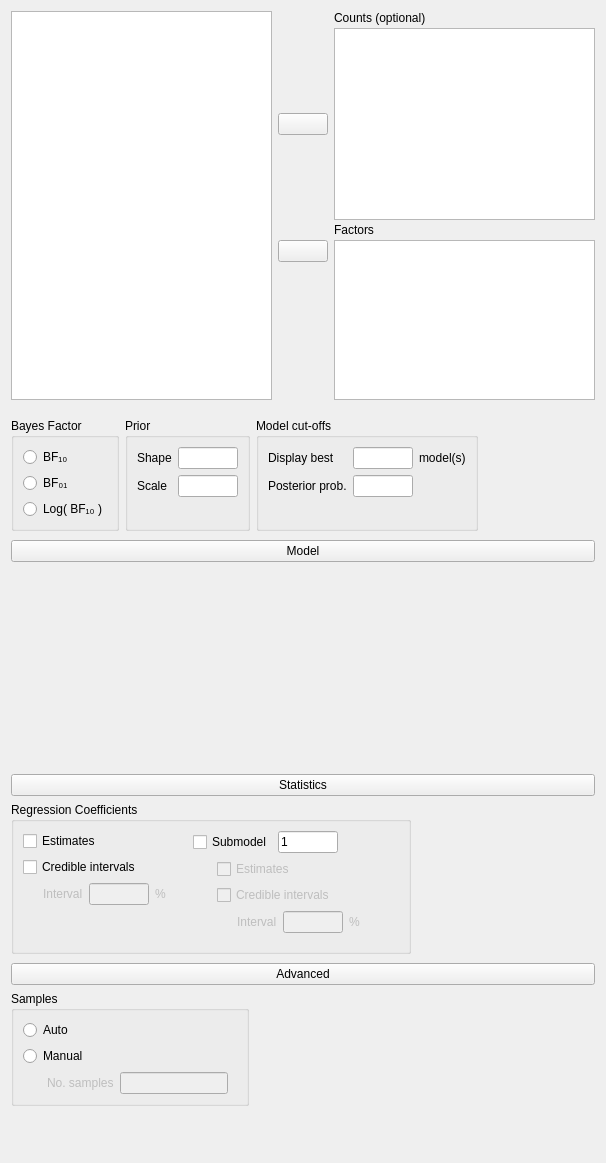
<?xml version="1.0" encoding="UTF-8"?>
<ui version="4.0">
 <class>RegressionLogLinearBayesianForm</class>
 <widget class="QWidget" name="RegressionLogLinearBayesianForm">
  <property name="geometry">
   <rect>
    <x>0</x>
    <y>0</y>
    <width>606</width>
    <height>1163</height>
   </rect>
  </property>
  <property name="sizePolicy">
   <sizepolicy hsizetype="Fixed" vsizetype="Preferred">
    <horstretch>0</horstretch>
    <verstretch>0</verstretch>
   </sizepolicy>
  </property>
  <property name="windowTitle">
   <string>Form</string>
  </property>
  <layout class="QGridLayout" name="gridLayout">
   <property name="verticalSpacing">
    <number>0</number>
   </property>
   <item row="1" column="0">
    <widget class="QWidget" name="widget_12" native="true">
     <property name="sizePolicy">
      <sizepolicy hsizetype="Fixed" vsizetype="Fixed">
       <horstretch>0</horstretch>
       <verstretch>0</verstretch>
      </sizepolicy>
     </property>
     <layout class="QGridLayout" name="gridLayout_4">
      <property name="leftMargin">
       <number>0</number>
      </property>
      <property name="rightMargin">
       <number>0</number>
      </property>
      <property name="bottomMargin">
       <number>0</number>
      </property>
      <item row="0" column="1">
       <widget class="BoundGroupBox" name="priorType">
        <property name="title">
         <string>Prior</string>
        </property>
        <layout class="QGridLayout" name="gridLayout_2">
         <item row="2" column="0">
          <widget class="QLabel" name="label_10">
           <property name="text">
            <string>Scale</string>
           </property>
          </widget>
         </item>
         <item row="3" column="0" colspan="2">
          <spacer name="verticalSpacer">
           <property name="orientation">
            <enum>Qt::Vertical</enum>
           </property>
           <property name="sizeHint" stdset="0">
            <size>
             <width>20</width>
             <height>0</height>
            </size>
           </property>
          </spacer>
         </item>
         <item row="1" column="0">
          <widget class="QLabel" name="label_9">
           <property name="text">
            <string>Shape</string>
           </property>
          </widget>
         </item>
         <item row="1" column="1">
          <widget class="BoundTextBox" name="priorShape">
           <property name="maximumSize">
            <size>
             <width>60</width>
             <height>16777215</height>
            </size>
           </property>
          </widget>
         </item>
         <item row="2" column="1">
          <widget class="BoundTextBox" name="priorScale">
           <property name="maximumSize">
            <size>
             <width>60</width>
             <height>16777215</height>
            </size>
           </property>
          </widget>
         </item>
        </layout>
       </widget>
      </item>
      <item row="0" column="0">
       <widget class="BoundGroupBox" name="bayesFactorType">
        <property name="title">
         <string>Bayes Factor</string>
        </property>
        <property name="flat">
         <bool>false</bool>
        </property>
        <layout class="QGridLayout" name="gridLayout_13">
         <item row="1" column="0">
          <widget class="QRadioButton" name="_2">
           <property name="text">
            <string>BF₀₁</string>
           </property>
          </widget>
         </item>
         <item row="0" column="0">
          <widget class="QRadioButton" name="_1">
           <property name="text">
            <string>BF₁₀</string>
           </property>
          </widget>
         </item>
         <item row="2" column="0">
          <widget class="QRadioButton" name="_3">
           <property name="text">
            <string>Log( BF₁₀ )</string>
           </property>
          </widget>
         </item>
         <item row="3" column="0">
          <spacer name="verticalSpacer_5">
           <property name="orientation">
            <enum>Qt::Vertical</enum>
           </property>
           <property name="sizeHint" stdset="0">
            <size>
             <width>20</width>
             <height>0</height>
            </size>
           </property>
          </spacer>
         </item>
        </layout>
       </widget>
      </item>
      <item row="0" column="2">
       <widget class="GroupBox" name="groupBox">
        <property name="title">
         <string>Model cut-offs</string>
        </property>
        <layout class="QGridLayout" name="gridLayout_8">
         <item row="4" column="3">
          <spacer name="verticalSpacer_2">
           <property name="orientation">
            <enum>Qt::Vertical</enum>
           </property>
           <property name="sizeHint" stdset="0">
            <size>
             <width>20</width>
             <height>0</height>
            </size>
           </property>
          </spacer>
         </item>
         <item row="3" column="0" colspan="2">
          <widget class="QLabel" name="label_3">
           <property name="text">
            <string>Posterior prob.</string>
           </property>
          </widget>
         </item>
         <item row="2" column="3" colspan="2">
          <widget class="BoundTextBox" name="maxModels">
           <property name="maximumSize">
            <size>
             <width>60</width>
             <height>16777215</height>
            </size>
           </property>
          </widget>
         </item>
         <item row="2" column="5">
          <widget class="QLabel" name="label_5">
           <property name="text">
            <string>model(s)</string>
           </property>
          </widget>
         </item>
         <item row="3" column="3" colspan="2">
          <widget class="BoundTextBox" name="posteriorProbabilityCutOff">
           <property name="maximumSize">
            <size>
             <width>60</width>
             <height>16777215</height>
            </size>
           </property>
          </widget>
         </item>
         <item row="2" column="0" colspan="2">
          <widget class="QLabel" name="label_2">
           <property name="text">
            <string>Display best</string>
           </property>
          </widget>
         </item>
        </layout>
       </widget>
      </item>
     </layout>
    </widget>
   </item>
   <item row="2" column="0">
    <widget class="QWidget" name="widget_11" native="true">
     <layout class="QGridLayout" name="gridLayout_6">
      <property name="leftMargin">
       <number>0</number>
      </property>
      <property name="topMargin">
       <number>0</number>
      </property>
      <property name="rightMargin">
       <number>0</number>
      </property>
      <property name="bottomMargin">
       <number>0</number>
      </property>
      <property name="verticalSpacing">
       <number>0</number>
      </property>
      <item row="0" column="0">
       <widget class="QWidget" name="widget_10" native="true">
        <property name="sizePolicy">
         <sizepolicy hsizetype="Preferred" vsizetype="Preferred">
          <horstretch>0</horstretch>
          <verstretch>0</verstretch>
         </sizepolicy>
        </property>
        <layout class="QGridLayout" name="gridLayout_5">
         <property name="leftMargin">
          <number>0</number>
         </property>
         <property name="rightMargin">
          <number>0</number>
         </property>
         <property name="bottomMargin">
          <number>3</number>
         </property>
         <item row="1" column="0">
          <widget class="AnovaModelWidget" name="modelTerms" native="true">
           <property name="sizePolicy">
            <sizepolicy hsizetype="Expanding" vsizetype="Preferred">
             <horstretch>0</horstretch>
             <verstretch>0</verstretch>
            </sizepolicy>
           </property>
           <property name="minimumSize">
            <size>
             <width>0</width>
             <height>200</height>
            </size>
           </property>
          </widget>
         </item>
         <item row="0" column="0">
          <widget class="ExpanderButton" name="expanderModel">
           <property name="sizePolicy">
            <sizepolicy hsizetype="Expanding" vsizetype="Fixed">
             <horstretch>0</horstretch>
             <verstretch>0</verstretch>
            </sizepolicy>
           </property>
           <property name="text">
            <string>Model</string>
           </property>
          </widget>
         </item>
        </layout>
       </widget>
      </item>
     </layout>
    </widget>
   </item>
   <item row="4" column="0">
    <widget class="QWidget" name="advancedWidgetContainer" native="true">
     <layout class="QGridLayout" name="gridLayout_9">
      <property name="leftMargin">
       <number>0</number>
      </property>
      <property name="topMargin">
       <number>3</number>
      </property>
      <property name="rightMargin">
       <number>0</number>
      </property>
      <property name="bottomMargin">
       <number>3</number>
      </property>
      <item row="0" column="0">
       <widget class="ExpanderButton" name="pushButton">
        <property name="sizePolicy">
         <sizepolicy hsizetype="Expanding" vsizetype="Fixed">
          <horstretch>0</horstretch>
          <verstretch>0</verstretch>
         </sizepolicy>
        </property>
        <property name="text">
         <string>Advanced</string>
        </property>
       </widget>
      </item>
      <item row="1" column="0">
       <widget class="QWidget" name="advancedWidget" native="true">
        <property name="sizePolicy">
         <sizepolicy hsizetype="Fixed" vsizetype="Preferred">
          <horstretch>0</horstretch>
          <verstretch>0</verstretch>
         </sizepolicy>
        </property>
        <layout class="QGridLayout" name="gridLayout_11">
         <property name="leftMargin">
          <number>0</number>
         </property>
         <property name="topMargin">
          <number>0</number>
         </property>
         <item row="0" column="0">
          <widget class="BoundGroupBox" name="sampleMode">
           <property name="title">
            <string>Samples</string>
           </property>
           <layout class="QGridLayout" name="gridLayout_12">
            <item row="1" column="0">
             <widget class="QRadioButton" name="_2fixed">
              <property name="text">
               <string>Manual</string>
              </property>
             </widget>
            </item>
            <item row="0" column="0">
             <widget class="QRadioButton" name="_1auto">
              <property name="text">
               <string>Auto</string>
              </property>
             </widget>
            </item>
            <item row="2" column="0">
             <widget class="QWidget" name="fixedSamplesNumberContainer" native="true">
              <property name="enabled">
               <bool>false</bool>
              </property>
              <layout class="QGridLayout" name="gridLayout_14">
               <property name="leftMargin">
                <number>24</number>
               </property>
               <property name="topMargin">
                <number>0</number>
               </property>
               <property name="bottomMargin">
                <number>0</number>
               </property>
               <item row="0" column="0">
                <widget class="QLabel" name="label_6">
                 <property name="text">
                  <string>No. samples</string>
                 </property>
                </widget>
               </item>
               <item row="0" column="1">
                <widget class="BoundTextBox" name="fixedSamplesNumber">
                 <property name="maximumSize">
                  <size>
                   <width>120</width>
                   <height>16777215</height>
                  </size>
                 </property>
                </widget>
               </item>
              </layout>
             </widget>
            </item>
           </layout>
          </widget>
         </item>
        </layout>
       </widget>
      </item>
     </layout>
    </widget>
   </item>
   <item row="5" column="0">
    <spacer name="verticalSpacer_4">
     <property name="orientation">
      <enum>Qt::Vertical</enum>
     </property>
     <property name="sizeHint" stdset="0">
      <size>
       <width>20</width>
       <height>40</height>
      </size>
     </property>
    </spacer>
   </item>
   <item row="0" column="0">
    <widget class="QWidget" name="topWidget" native="true">
     <layout class="QGridLayout" name="gridLayout_3">
      <property name="leftMargin">
       <number>0</number>
      </property>
      <property name="topMargin">
       <number>0</number>
      </property>
      <property name="rightMargin">
       <number>0</number>
      </property>
      <property name="verticalSpacing">
       <number>3</number>
      </property>
      <item row="0" column="2">
       <widget class="QLabel" name="label">
        <property name="text">
         <string>Counts (optional)</string>
        </property>
       </widget>
      </item>
      <item row="1" column="1">
       <widget class="AssignButton" name="buttonAssignCounts">
        <property name="sizePolicy">
         <sizepolicy hsizetype="Fixed" vsizetype="Fixed">
          <horstretch>0</horstretch>
          <verstretch>0</verstretch>
         </sizepolicy>
        </property>
        <property name="minimumSize">
         <size>
          <width>50</width>
          <height>0</height>
         </size>
        </property>
        <property name="maximumSize">
         <size>
          <width>50</width>
          <height>16777215</height>
         </size>
        </property>
        <property name="text">
         <string/>
        </property>
       </widget>
      </item>
      <item row="1" column="2">
       <widget class="boundSingleItemView" name="counts">
        <property name="sizePolicy">
         <sizepolicy hsizetype="Expanding" vsizetype="Fixed">
          <horstretch>0</horstretch>
          <verstretch>0</verstretch>
         </sizepolicy>
        </property>
        <property name="minimumSize">
         <size>
          <width>0</width>
          <height>0</height>
         </size>
        </property>
        <property name="maximumSize">
         <size>
          <width>16777215</width>
          <height>16777215</height>
         </size>
        </property>
        <property name="selectionMode">
         <enum>QAbstractItemView::ExtendedSelection</enum>
        </property>
       </widget>
      </item>
      <item row="4" column="1">
       <spacer name="verticalSpacer_3">
        <property name="orientation">
         <enum>Qt::Vertical</enum>
        </property>
        <property name="sizeHint" stdset="0">
         <size>
          <width>20</width>
          <height>84</height>
         </size>
        </property>
       </spacer>
      </item>
      <item row="2" column="2">
       <widget class="QLabel" name="label_4">
        <property name="text">
         <string>Factors</string>
        </property>
       </widget>
      </item>
      <item row="3" column="1">
       <widget class="AssignButton" name="buttonAssignFactors">
        <property name="sizePolicy">
         <sizepolicy hsizetype="Fixed" vsizetype="Fixed">
          <horstretch>0</horstretch>
          <verstretch>0</verstretch>
         </sizepolicy>
        </property>
        <property name="minimumSize">
         <size>
          <width>50</width>
          <height>0</height>
         </size>
        </property>
        <property name="maximumSize">
         <size>
          <width>50</width>
          <height>16777215</height>
         </size>
        </property>
        <property name="text">
         <string/>
        </property>
       </widget>
      </item>
      <item row="3" column="2" rowspan="2">
       <widget class="BoundListView" name="factors">
        <property name="sizePolicy">
         <sizepolicy hsizetype="Expanding" vsizetype="Fixed">
          <horstretch>0</horstretch>
          <verstretch>0</verstretch>
         </sizepolicy>
        </property>
        <property name="minimumSize">
         <size>
          <width>0</width>
          <height>160</height>
         </size>
        </property>
        <property name="maximumSize">
         <size>
          <width>16777215</width>
          <height>160</height>
         </size>
        </property>
        <property name="selectionMode">
         <enum>QAbstractItemView::ExtendedSelection</enum>
        </property>
       </widget>
      </item>
      <item row="0" column="0" rowspan="5">
       <widget class="AvailableFieldsListView" name="listAvailableFields">
        <property name="sizePolicy">
         <sizepolicy hsizetype="Expanding" vsizetype="Preferred">
          <horstretch>0</horstretch>
          <verstretch>0</verstretch>
         </sizepolicy>
        </property>
        <property name="minimumSize">
         <size>
          <width>0</width>
          <height>0</height>
         </size>
        </property>
        <property name="selectionMode">
         <enum>QAbstractItemView::ExtendedSelection</enum>
        </property>
       </widget>
      </item>
     </layout>
    </widget>
   </item>
   <item row="3" column="0">
    <widget class="QWidget" name="widget_7" native="true">
     <layout class="QGridLayout" name="gridLayout_16">
      <property name="leftMargin">
       <number>0</number>
      </property>
      <property name="topMargin">
       <number>3</number>
      </property>
      <property name="rightMargin">
       <number>0</number>
      </property>
      <property name="bottomMargin">
       <number>3</number>
      </property>
      <item row="0" column="0">
       <widget class="ExpanderButton" name="pushButton_2">
        <property name="text">
         <string>Statistics</string>
        </property>
       </widget>
      </item>
      <item row="1" column="0">
       <widget class="QWidget" name="panelStatistics" native="true">
        <layout class="QGridLayout" name="gridLayout_15">
         <property name="leftMargin">
          <number>0</number>
         </property>
         <property name="topMargin">
          <number>0</number>
         </property>
         <property name="bottomMargin">
          <number>3</number>
         </property>
         <item row="0" column="0" rowspan="2">
          <widget class="GroupBox" name="groupBox_2">
           <property name="title">
            <string>Regression Coefficients</string>
           </property>
           <layout class="QGridLayout" name="gridLayout_7">
            <item row="1" column="0" colspan="3">
             <widget class="BoundCheckBox" name="regressionCoefficientsCredibleIntervals">
              <property name="text">
               <string>Credible intervals</string>
              </property>
             </widget>
            </item>
            <item row="0" column="0" colspan="2">
             <widget class="BoundCheckBox" name="regressionCoefficientsEstimates">
              <property name="text">
               <string>Estimates</string>
              </property>
             </widget>
            </item>
            <item row="2" column="0">
             <widget class="QWidget" name="panelCredibleInterval" native="true">
              <property name="enabled">
               <bool>false</bool>
              </property>
              <layout class="QGridLayout" name="gridLayout_18">
               <property name="leftMargin">
                <number>20</number>
               </property>
               <property name="topMargin">
                <number>0</number>
               </property>
               <property name="rightMargin">
                <number>0</number>
               </property>
               <property name="bottomMargin">
                <number>0</number>
               </property>
               <item row="0" column="1">
                <widget class="BoundTextBox" name="regressionCoefficientsCredibleIntervalsInterval">
                 <property name="maximumSize">
                  <size>
                   <width>60</width>
                   <height>16777215</height>
                  </size>
                 </property>
                </widget>
               </item>
               <item row="0" column="2">
                <widget class="QLabel" name="label_8">
                 <property name="text">
                  <string>%</string>
                 </property>
                </widget>
               </item>
               <item row="0" column="0">
                <widget class="QLabel" name="label_7">
                 <property name="text">
                  <string>Interval</string>
                 </property>
                </widget>
               </item>
               <item row="1" column="1">
                <spacer name="verticalSpacer_6">
                 <property name="orientation">
                  <enum>Qt::Vertical</enum>
                 </property>
                 <property name="sizeHint" stdset="0">
                  <size>
                   <width>20</width>
                   <height>40</height>
                  </size>
                 </property>
                </spacer>
               </item>
              </layout>
             </widget>
            </item>
            <item row="0" column="3" rowspan="3">
             <widget class="QWidget" name="widget" native="true">
              <layout class="QGridLayout" name="gridLayout_10">
               <property name="topMargin">
                <number>0</number>
               </property>
               <item row="0" column="3">
                <widget class="QWidget" name="widget_3" native="true"/>
               </item>
               <item row="0" column="0">
                <widget class="BoundCheckBox" name="regressionCoefficientsSubmodel">
                 <property name="text">
                  <string>Submodel</string>
                 </property>
                </widget>
               </item>
               <item row="0" column="1">
                <widget class="BoundTextBox" name="regressionCoefficientsSubmodelNo">
                 <property name="minimumSize">
                  <size>
                   <width>60</width>
                   <height>0</height>
                  </size>
                 </property>
                 <property name="maximumSize">
                  <size>
                   <width>60</width>
                   <height>16777215</height>
                  </size>
                 </property>
                 <property name="text">
                  <string>1</string>
                 </property>
                </widget>
               </item>
               <item row="0" column="2">
                <spacer name="horizontalSpacer_2">
                 <property name="orientation">
                  <enum>Qt::Horizontal</enum>
                 </property>
                 <property name="sizeHint" stdset="0">
                  <size>
                   <width>40</width>
                   <height>20</height>
                  </size>
                 </property>
                </spacer>
               </item>
               <item row="1" column="0" colspan="3">
                <widget class="QWidget" name="widgetSubmodelParameters" native="true">
                 <property name="enabled">
                  <bool>false</bool>
                 </property>
                 <layout class="QVBoxLayout" name="verticalLayout">
                  <property name="leftMargin">
                   <number>24</number>
                  </property>
                  <property name="topMargin">
                   <number>0</number>
                  </property>
                  <property name="rightMargin">
                   <number>0</number>
                  </property>
                  <property name="bottomMargin">
                   <number>0</number>
                  </property>
                  <item>
                   <widget class="BoundCheckBox" name="regressionCoefficientsSubmodelEstimates">
                    <property name="text">
                     <string>Estimates</string>
                    </property>
                    <property name="checkable">
                     <bool>true</bool>
                    </property>
                    <property name="checked">
                     <bool>false</bool>
                    </property>
                   </widget>
                  </item>
                  <item>
                   <widget class="BoundCheckBox" name="regressionCoefficientsSubmodelCredibleIntervals">
                    <property name="text">
                     <string>Credible intervals</string>
                    </property>
                   </widget>
                  </item>
                  <item>
                   <widget class="QWidget" name="panelSubmodelCredibleInterval" native="true">
                    <property name="enabled">
                     <bool>false</bool>
                    </property>
                    <layout class="QGridLayout" name="gridLayout_19">
                     <property name="leftMargin">
                      <number>20</number>
                     </property>
                     <property name="topMargin">
                      <number>0</number>
                     </property>
                     <property name="rightMargin">
                      <number>0</number>
                     </property>
                     <property name="bottomMargin">
                      <number>0</number>
                     </property>
                     <item row="0" column="0">
                      <widget class="QLabel" name="label_11">
                       <property name="text">
                        <string>Interval</string>
                       </property>
                      </widget>
                     </item>
                     <item row="0" column="1">
                      <widget class="BoundTextBox" name="regressionCoefficientsSubmodelCredibleIntervalsInterval">
                       <property name="maximumSize">
                        <size>
                         <width>60</width>
                         <height>16777215</height>
                        </size>
                       </property>
                      </widget>
                     </item>
                     <item row="0" column="2">
                      <widget class="QLabel" name="label_12">
                       <property name="text">
                        <string>%</string>
                       </property>
                      </widget>
                     </item>
                    </layout>
                   </widget>
                  </item>
                 </layout>
                </widget>
               </item>
              </layout>
             </widget>
            </item>
           </layout>
          </widget>
         </item>
         <item row="1" column="1">
          <spacer name="horizontalSpacer">
           <property name="orientation">
            <enum>Qt::Horizontal</enum>
           </property>
           <property name="sizeHint" stdset="0">
            <size>
             <width>40</width>
             <height>20</height>
            </size>
           </property>
          </spacer>
         </item>
        </layout>
       </widget>
      </item>
     </layout>
    </widget>
   </item>
  </layout>
 </widget>
 <customwidgets>
  <customwidget>
   <class>AssignButton</class>
   <extends>QPushButton</extends>
   <header>widgets/assignbutton.h</header>
  </customwidget>
  <customwidget>
   <class>AvailableFieldsListView</class>
   <extends>QListView</extends>
   <header>widgets/availablefieldslistview.h</header>
  </customwidget>
  <customwidget>
   <class>BoundListView</class>
   <extends>QListView</extends>
   <header>widgets/boundlistview.h</header>
  </customwidget>
  <customwidget>
   <class>GroupBox</class>
   <extends>QGroupBox</extends>
   <header>widgets/groupbox.h</header>
   <container>1</container>
  </customwidget>
  <customwidget>
   <class>BoundTextBox</class>
   <extends>QLineEdit</extends>
   <header>widgets/boundtextbox.h</header>
  </customwidget>
  <customwidget>
   <class>BoundGroupBox</class>
   <extends>QGroupBox</extends>
   <header>widgets/boundgroupbox.h</header>
   <container>1</container>
  </customwidget>
  <customwidget>
   <class>BoundCheckBox</class>
   <extends>QCheckBox</extends>
   <header>widgets/boundcheckbox.h</header>
  </customwidget>
  <customwidget>
   <class>boundSingleItemView</class>
   <extends>QListView</extends>
   <header>widgets/boundsingleitemview.h</header>
  </customwidget>
  <customwidget>
   <class>ExpanderButton</class>
   <extends>QPushButton</extends>
   <header>widgets/expanderbutton.h</header>
  </customwidget>
  <customwidget>
   <class>AnovaModelWidget</class>
   <extends>QWidget</extends>
   <header>widgets/anovamodelwidget.h</header>
   <container>1</container>
  </customwidget>
 </customwidgets>
 <resources/>
 <connections>
  <connection>
   <sender>_2fixed</sender>
   <signal>toggled(bool)</signal>
   <receiver>fixedSamplesNumberContainer</receiver>
   <slot>setEnabled(bool)</slot>
   <hints>
    <hint type="sourcelabel">
     <x>183</x>
     <y>753</y>
    </hint>
    <hint type="destinationlabel">
     <x>184</x>
     <y>780</y>
    </hint>
   </hints>
  </connection>
  <connection>
   <sender>regressionCoefficientsCredibleIntervals</sender>
   <signal>toggled(bool)</signal>
   <receiver>panelCredibleInterval</receiver>
   <slot>setEnabled(bool)</slot>
   <hints>
    <hint type="sourcelabel">
     <x>143</x>
     <y>741</y>
    </hint>
    <hint type="destinationlabel">
     <x>109</x>
     <y>768</y>
    </hint>
   </hints>
  </connection>
  <connection>
   <sender>regressionCoefficientsSubmodelCredibleIntervals</sender>
   <signal>toggled(bool)</signal>
   <receiver>panelSubmodelCredibleInterval</receiver>
   <slot>setEnabled(bool)</slot>
   <hints>
    <hint type="sourcelabel">
     <x>339</x>
     <y>910</y>
    </hint>
    <hint type="destinationlabel">
     <x>335</x>
     <y>937</y>
    </hint>
   </hints>
  </connection>
  <connection>
   <sender>regressionCoefficientsSubmodel</sender>
   <signal>toggled(bool)</signal>
   <receiver>regressionCoefficientsSubmodelEstimates</receiver>
   <slot>setChecked(bool)</slot>
   <hints>
    <hint type="sourcelabel">
     <x>276</x>
     <y>859</y>
    </hint>
    <hint type="destinationlabel">
     <x>344</x>
     <y>889</y>
    </hint>
   </hints>
  </connection>
  <connection>
   <sender>regressionCoefficientsSubmodel</sender>
   <signal>toggled(bool)</signal>
   <receiver>widgetSubmodelParameters</receiver>
   <slot>setEnabled(bool)</slot>
   <hints>
    <hint type="sourcelabel">
     <x>276</x>
     <y>859</y>
    </hint>
    <hint type="destinationlabel">
     <x>333</x>
     <y>913</y>
    </hint>
   </hints>
  </connection>
 </connections>
</ui>
